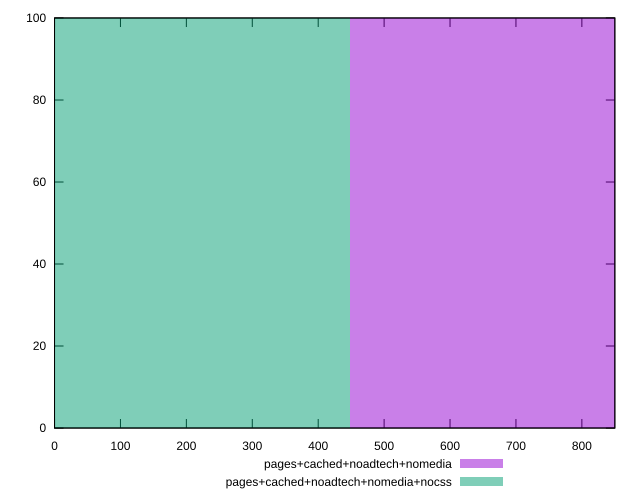

Here is the gnuplot script that generated this plot:
reset

$pagesCachedNoadtechNomedia <<EOF
895.7863573228775 100
EOF

$pagesCachedNoadtechNomediaNocss <<EOF
0 100
EOF

set key outside below
set boxwidth 895.7863573228775
set xrange [0:850]
set yrange [0:100]
set trange [0:100]
set style fill transparent solid 0.5 noborder
set terminal svg size 640, 500 enhanced background rgb 'white'
set output "report_00009_2021-02-08T22-37-41.559Z/render-blocking-resources/comparison/histogram/3_vs_4.svg"

plot $pagesCachedNoadtechNomedia title "pages+cached+noadtech+nomedia" with boxes, \
     $pagesCachedNoadtechNomediaNocss title "pages+cached+noadtech+nomedia+nocss" with boxes

reset
